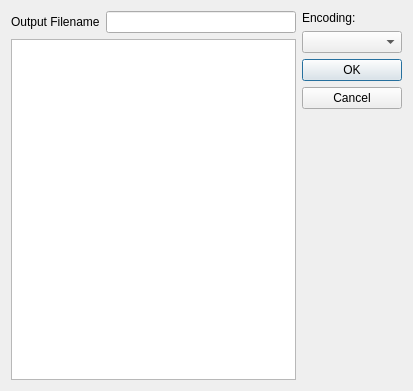
<?xml version="1.0" encoding="UTF-8"?>
<ui version="4.0">
 <class>TranscodeTextTargetDialog</class>
 <widget class="QDialog" name="TranscodeTextTargetDialog">
  <property name="geometry">
   <rect>
    <x>0</x>
    <y>0</y>
    <width>413</width>
    <height>391</height>
   </rect>
  </property>
  <property name="windowTitle">
   <string>Edit text transcoding target properties</string>
  </property>
  <layout class="QHBoxLayout" name="horizontalLayout_2">
   <item>
    <layout class="QVBoxLayout" name="verticalLayout_2">
     <item>
      <layout class="QHBoxLayout" name="horizontalLayout">
       <item>
        <widget class="QLabel" name="label_2">
         <property name="text">
          <string>Output Filename</string>
         </property>
        </widget>
       </item>
       <item>
        <widget class="QLineEdit" name="txt_outname"/>
       </item>
      </layout>
     </item>
     <item>
      <widget class="QPlainTextEdit" name="txt_content">
       <property name="readOnly">
        <bool>true</bool>
       </property>
      </widget>
     </item>
    </layout>
   </item>
   <item>
    <layout class="QVBoxLayout" name="verticalLayout">
     <item>
      <widget class="QLabel" name="label">
       <property name="text">
        <string>Encoding:</string>
       </property>
      </widget>
     </item>
     <item>
      <widget class="QComboBox" name="cbox_encoding">
       <property name="minimumSize">
        <size>
         <width>100</width>
         <height>0</height>
        </size>
       </property>
      </widget>
     </item>
     <item>
      <widget class="QDialogButtonBox" name="buttonBox">
       <property name="sizePolicy">
        <sizepolicy hsizetype="Preferred" vsizetype="Expanding">
         <horstretch>0</horstretch>
         <verstretch>0</verstretch>
        </sizepolicy>
       </property>
       <property name="orientation">
        <enum>Qt::Vertical</enum>
       </property>
       <property name="standardButtons">
        <set>QDialogButtonBox::Cancel|QDialogButtonBox::Ok</set>
       </property>
      </widget>
     </item>
    </layout>
   </item>
  </layout>
 </widget>
 <resources/>
 <connections>
  <connection>
   <sender>buttonBox</sender>
   <signal>accepted()</signal>
   <receiver>TranscodeTextTargetDialog</receiver>
   <slot>accept()</slot>
   <hints>
    <hint type="sourcelabel">
     <x>248</x>
     <y>254</y>
    </hint>
    <hint type="destinationlabel">
     <x>157</x>
     <y>274</y>
    </hint>
   </hints>
  </connection>
  <connection>
   <sender>buttonBox</sender>
   <signal>rejected()</signal>
   <receiver>TranscodeTextTargetDialog</receiver>
   <slot>reject()</slot>
   <hints>
    <hint type="sourcelabel">
     <x>316</x>
     <y>260</y>
    </hint>
    <hint type="destinationlabel">
     <x>286</x>
     <y>274</y>
    </hint>
   </hints>
  </connection>
 </connections>
</ui>
